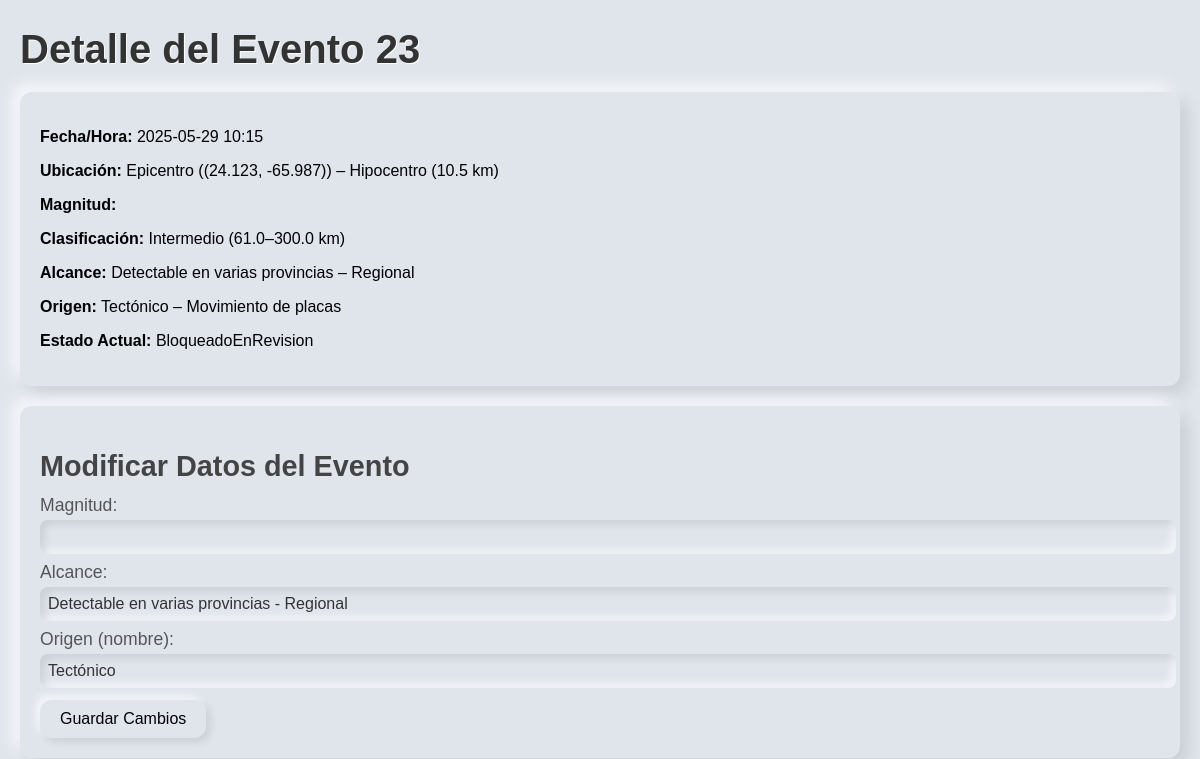
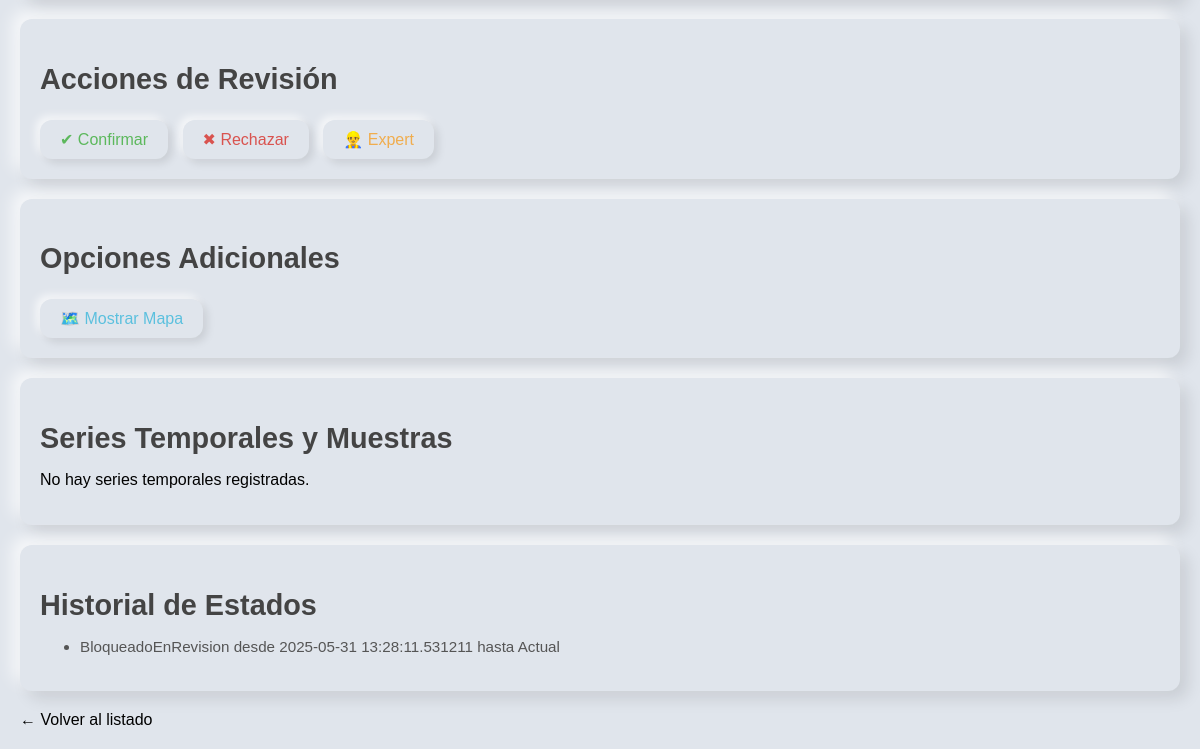
/event/23, run on an earlier commit of the app's database (2 pictures, top to bottom).
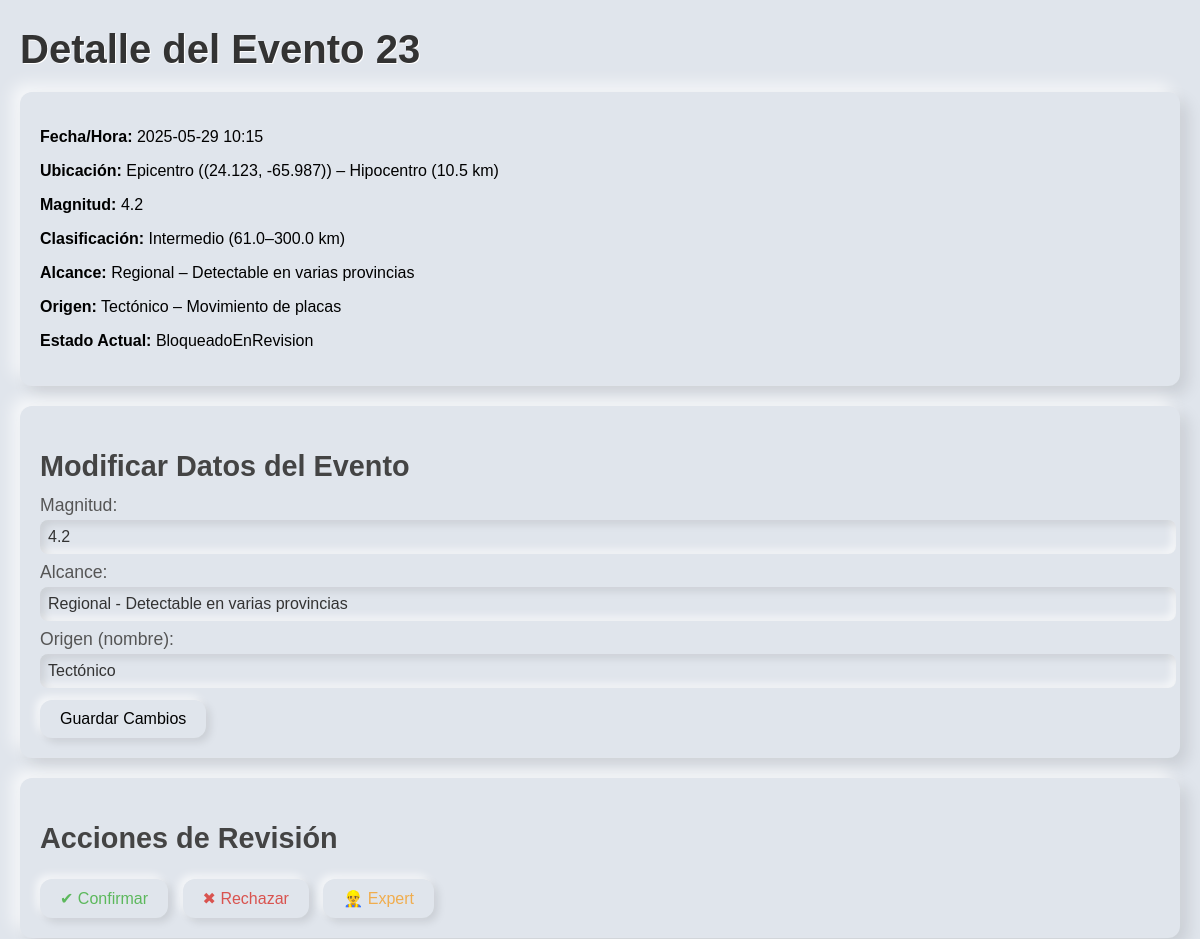
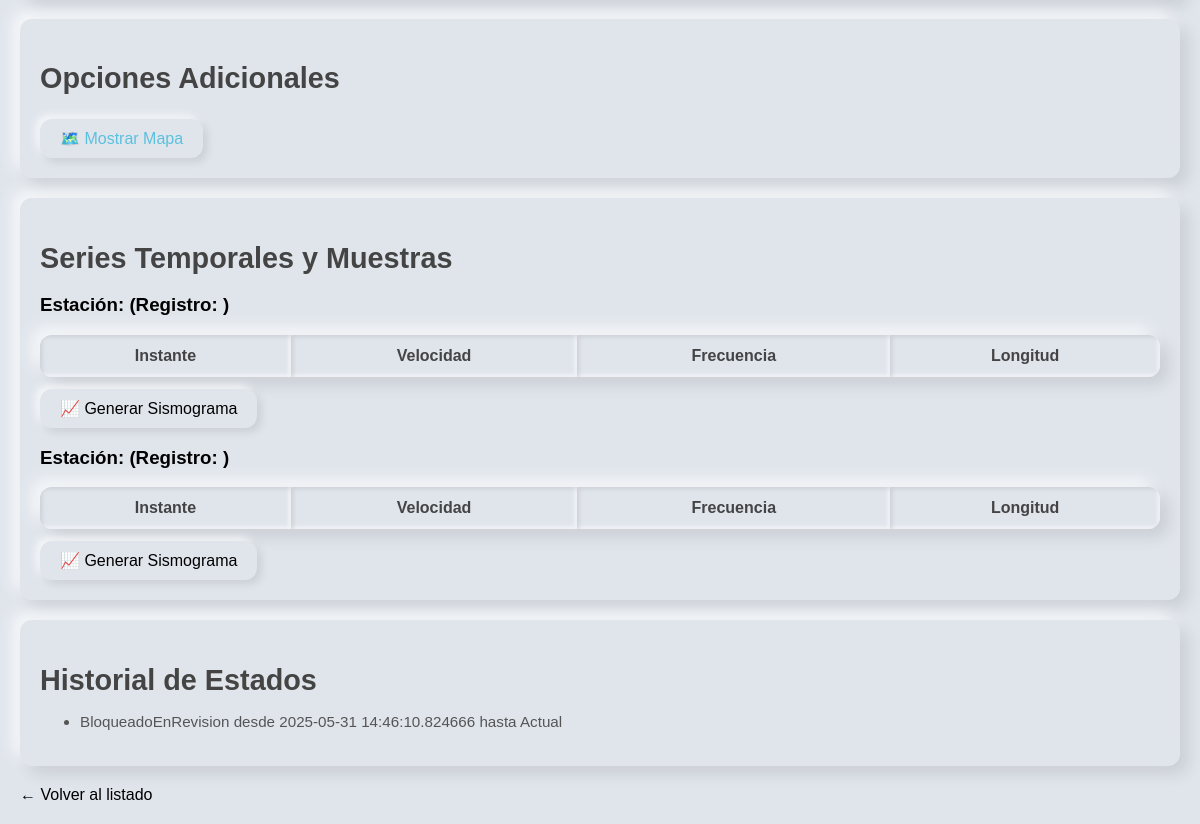
And on a later commit of the database (2 pictures, top to bottom).
### tables this page shows
CREATE TABLE Evento (
        id_evento       INTEGER PRIMARY KEY,
        fecha_hora      TEXT    NOT NULL,
        epicentro_lat   REAL    NOT NULL,
        epicentro_lng   REAL    NOT NULL,
        hipocentro      REAL    NOT NULL,
        magnitud        REAL    NULL,
        magnitud_desc   TEXT    NULL,
        magnitud_unidad TEXT    NULL,
        alcance_nombre  TEXT    NULL,
        alcance_desc    TEXT    NULL,
        clasif_desde    REAL    NULL,
        clasif_hasta    REAL    NULL,
        clasif_nombre   TEXT    NULL,
        origen_nombre   TEXT    NULL,
        origen_desc     TEXT    NULL,
        estado_nombre   TEXT    NOT NULL,
        estado_desc     TEXT    NULL
    );

CREATE TABLE CambioEstado (
        id_cambio       INTEGER PRIMARY KEY AUTOINCREMENT,
        id_evento       INTEGER NOT NULL,
        fecha_inicio    TEXT    NOT NULL,
        fecha_fin       TEXT    NULL,
        estado_nombre   TEXT    NOT NULL,
        estado_desc     TEXT    NULL,
        FOREIGN KEY (id_evento) REFERENCES Evento(id_evento) ON DELETE CASCADE
    );

CREATE TABLE SerieTemporal (
        id_serie        INTEGER PRIMARY KEY AUTOINCREMENT,
        id_evento       INTEGER NOT NULL,
        estacion        TEXT    NOT NULL,
        fecha_registro  TEXT    NOT NULL,
        FOREIGN KEY (id_evento) REFERENCES Evento(id_evento) ON DELETE CASCADE
    );

### app_flask.py (the view, shortened to what this page needs)
@app.route('/event/<int:event_id>', methods=['GET', 'POST'])
def detalle(event_id):
    analista = app.config['analista']
    evento = cargar_evento_por_id(event_id)
    if not evento:
        return redirect(url_for('index'))
    if evento.estado.getNombre() == "AutoDetectado":
        evento.bloquearParaRevision(analista)
        guardar_evento(evento)
        guardar_cambio_estado(event_id, evento.cambios[-1])
    error = None
    return render_template('detalle_evento.html', evento=evento, error=error)

### db.py (called while the page is built)
def get_connection():
    conn = sqlite3.connect(DB_PATH)
    conn.row_factory = sqlite3.Row
    return conn

### indexClases.py (called while the page is built)
    def getNombre(self):
        return self.nombre

    def __str__(self):
        try:
            ts_inicio = self.fecha_hora_inicio.strftime('%Y-%m-%d %H:%M:%S')
        except Exception:
            ts_inicio = str(self.fecha_hora_inicio)
        if self.fecha_hora_fin:
            try:
                fin = self.fecha_hora_fin.strftime('%Y-%m-%d %H:%M:%S')
            except Exception:
                fin = str(self.fecha_hora_fin)
        else:
            fin = "Actual"
        return f"{self.estado.nombre} desde {ts_inicio} hasta {fin}"

### templates/detalle_evento.html (shortened to what this page needs)
<!doctype html>
<html>
<head>
</head>
<body>
  <h1>Detalle del Evento {{ evento.id_evento }}</h1>
  <section>
    <p><strong>Fecha/Hora:</strong> {{ evento.fecha_hora }}</p>
    <p><strong>Ubicación:</strong> Epicentro ({{ evento.ubicacion.epicentro }}) – Hipocentro ({{ evento.ubicacion.hipocentro }} km)</p>
    <p><strong>Magnitud:</strong> {{ evento.magnitud }}</p>
    <p><strong>Clasificación:</strong> {{ evento.clasificacion.nombre }} ({{ evento.clasificacion.km_profundidad_desde }}–{{ evento.clasificacion.km_profundidad_hasta }} km)</p>
    <p><strong>Alcance:</strong> {{ evento.alcance.nombre }} – {{ evento.alcance.descripcion }}</p>
    <p><strong>Origen:</strong> {{ evento.origen.nombre }} – {{ evento.origen.descripcion }}</p>
    <p><strong>Estado Actual:</strong> {{ evento.estado.getNombre() }}</p>
  </section>
  <section>
    <h2>Modificar Datos del Evento</h2>
    <form method="post" action="{{ url_for('detalle', event_id=evento.id_evento) }}">
      <label>Magnitud:
        <input name="magnitud" value="{{ evento.magnitud }}" />
      </label>
      <label>Alcance:
        <input name="alcance" value="{{ evento.alcance.nombre }} - {{ evento.alcance.descripcion }}" />
      </label>
      <label>Origen (nombre):
        <input name="origen" value="{{ evento.origen.nombre }}" />
      </label>
      <button type="submit" class="btn-update">Guardar Cambios</button>
    </form>
  </section>
  <section>
    <h2>Acciones de Revisión</h2>
    <form method="post" action="{{ url_for('detalle', event_id=evento.id_evento) }}">
      <button name="accion" value="confirm" class="btn-confirm" onclick="return confirm('¿Confirmar evento?')">✔ Confirmar</button>
      <button name="accion" value="reject" class="btn-reject" onclick="return confirm('¿Rechazar evento?')">✖ Rechazar</button>
      <button name="accion" value="expert" class="btn-expert" onclick="return confirm('¿Solicitar revisión a experto?')">👷‍♂️ Expert</button>
    </form>
  </section>
  <section>
    <h2>Opciones Adicionales</h2>
    <form method="get" action="{{ url_for('mostrar_mapa', event_id=evento.id_evento) }}">
      <button type="submit" class="btn-map" onclick="return confirm('¿Visualizar mapa?')">🗺️ Mostrar Mapa</button>
    </form>
  </section>
  <section>
    <h2>Series Temporales y Muestras</h2>
    {% if evento.series_temporales %}
      {% for serie in evento.series_temporales %}
        <h3>Estación: <strong>{{ serie.estacion }}</strong> (Registro: {{ serie.fecha_registro }})</h3>
        <table>
          <thead>
            <tr>
              <th>Instante</th>
              <th>Velocidad</th>
              <th>Frecuencia</th>
              <th>Longitud</th>
            </tr>
          </thead>
        </table>
        <form method="post" action="{{ url_for('sismograma', event_id=evento.id_evento, estacion=serie.estacion) }}">
          <button type="submit" style="margin-top: 12px;">📈 Generar Sismograma</button>
        </form>
      {% endfor %}
    {% else %}
      <p>No hay series temporales registradas.</p>
    {% endif %}
  </section>
  <section>
    <h2>Historial de Estados</h2>
    <ul class="history-list">
      {% for cambio in evento.cambios %}
      <li>{{ cambio }}</li>
      {% endfor %}
    </ul>
  </section>
  <p><a href="{{ url_for('index') }}">← Volver al listado</a></p>
</body>
</html>

### templates/detalle_evento.html (style rules this page uses)
body { font-family: Arial, sans-serif; margin: 20px; background: #e0e5ec; }
h1 { font-size: 2.5rem; color: #333; text-shadow: 1px 1px #fff; margin-bottom: 20px; }
section { background: #e0e5ec; margin-bottom: 20px; padding: 20px; border-radius: 12px; box-shadow: 8px 8px 16px rgba(0,0,0,0.1), -8px -8px 16px rgba(255,255,255,0.7); }
h2 { font-size: 1.8rem; margin-bottom: 12px; color: #444; }
label { display: block; margin-top: 8px; font-size: 1.1rem; color: #555; }
input { padding: 8px; width: 100%; font-size: 1rem; color: #333; background: #e0e5ec; border: none; border-radius: 8px; box-shadow: inset 4px 4px 8px rgba(0,0,0,0.1), inset -4px -4px 8px rgba(255,255,255,0.7); margin-top: 4px; }
button { background: #e0e5ec; border: none; border-radius: 12px; padding: 10px 20px; font-size: 1rem; box-shadow: 4px 4px 8px rgba(0,0,0,0.1), -4px -4px 8px rgba(255,255,255,0.7); cursor: pointer; margin-top: 12px; }
th, td { padding: 12px 16px; font-size: 1rem; color: #444; }
table { width: 100%; border-collapse: collapse; margin-top: 10px; box-shadow: 8px 8px 16px rgba(0,0,0,0.1), -8px -8px 16px rgba(255,255,255,0.7); background: #e0e5ec; border-radius: 12px; overflow: hidden; }
th { background: #e0e5ec; box-shadow: inset 2px 2px 4px rgba(0,0,0,0.1), inset -2px -2px 4px rgba(255,255,255,0.7); font-weight: bold; }
.btn-confirm { color: #5cb85c; margin-right: 10px; }
.btn-reject { color: #d9534f; margin-right: 10px; }
.btn-expert { color: #f0ad4e; }
.btn-map { color: #5bc0de; }
.history-list li { margin-bottom: 8px; font-size: 0.95rem; color: #555; }
a { text-decoration: none; color: inherit; }

What changed in the data, as far as the page shows it:
changed Evento "Intermedio": magnitud (not shown) → "4.2"; alcance.nombre "Detectable en varias provincias" → "Regional"; alcance.descripcion "Regional" → "Detectable en varias provincias"; alcance "Detectable en varias provincias - Regional" → "Regional - Detectable en varias provincias"
changed CambioEstado: cambio "BloqueadoEnRevision desde 2025-05-31 13:28:11.531211 hasta Actual" → "BloqueadoEnRevision desde 2025-05-31 14:46:10.824666 hasta Actual"
Also different on the page:
text no longer shown: "No hay series temporales registradas."
